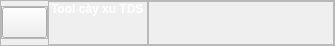
     <widget class="QFrame" name="frame">
      <property name="sizePolicy">
       <sizepolicy hsizetype="Preferred" vsizetype="Minimum">
        <horstretch>0</horstretch>
        <verstretch>0</verstretch>
       </sizepolicy>
      </property>
      <property name="minimumSize">
       <size>
        <width>41</width>
        <height>0</height>
       </size>
      </property>
      <property name="maximumSize">
       <size>
        <width>16777215</width>
        <height>25</height>
       </size>
      </property>
      <property name="styleSheet">
       <string notr="true">QFrame#frame{
background-color: rgb(170, 0, 255);
border-bottom: 2px solid #39add1;

}
</string>
      </property>
      <property name="frameShape">
       <enum>QFrame::StyledPanel</enum>
      </property>
      <property name="frameShadow">
       <enum>QFrame::Raised</enum>
      </property>
      <property name="lineWidth">
       <number>1</number>
      </property>
      <layout class="QHBoxLayout" name="horizontalLayout">
       <property name="spacing">
        <number>0</number>
       </property>
       <property name="leftMargin">
        <number>0</number>
       </property>
       <property name="topMargin">
        <number>0</number>
       </property>
       <property name="rightMargin">
        <number>0</number>
       </property>
       <property name="bottomMargin">
        <number>0</number>
       </property>
       <item>
        <widget class="QFrame" name="frame_3">
         <property name="maximumSize">
          <size>
           <width>50</width>
           <height>33</height>
          </size>
         </property>
         <property name="frameShape">
          <enum>QFrame::StyledPanel</enum>
         </property>
         <property name="frameShadow">
          <enum>QFrame::Raised</enum>
         </property>
         <layout class="QHBoxLayout" name="horizontalLayout_3">
          <property name="spacing">
           <number>0</number>
          </property>
          <property name="leftMargin">
           <number>0</number>
          </property>
          <property name="topMargin">
           <number>0</number>
          </property>
          <property name="rightMargin">
           <number>0</number>
          </property>
          <property name="bottomMargin">
           <number>0</number>
          </property>
          <item>
           <widget class="QPushButton" name="topLogo">
            <property name="minimumSize">
             <size>
              <width>45</width>
              <height>25</height>
             </size>
            </property>
            <property name="maximumSize">
             <size>
              <width>55</width>
              <height>33</height>
             </size>
            </property>
            <property name="styleSheet">
             <string notr="true"/>
            </property>
            <property name="text">
             <string/>
            </property>
            <property name="icon">
             <iconset resource="icons/img.qrc">
              <normaloff>:/img/logo_tds.png</normaloff>:/img/logo_tds.png</iconset>
            </property>
            <property name="iconSize">
             <size>
              <width>30</width>
              <height>30</height>
             </size>
            </property>
           </widget>
          </item>
         </layout>
        </widget>
       </item>
       <item>
        <widget class="QFrame" name="frame_4">
         <property name="minimumSize">
          <size>
           <width>100</width>
           <height>0</height>
          </size>
         </property>
         <property name="frameShape">
          <enum>QFrame::StyledPanel</enum>
         </property>
         <property name="frameShadow">
          <enum>QFrame::Raised</enum>
         </property>
         <layout class="QVBoxLayout" name="verticalLayout_2">
          <property name="spacing">
           <number>0</number>
          </property>
          <property name="leftMargin">
           <number>2</number>
          </property>
          <property name="topMargin">
           <number>0</number>
          </property>
          <property name="rightMargin">
           <number>0</number>
          </property>
          <property name="bottomMargin">
           <number>0</number>
          </property>
          <item>
           <widget class="QLabel" name="topTitleApp">
            <property name="maximumSize">
             <size>
              <width>350</width>
              <height>16777215</height>
             </size>
            </property>
            <property name="text">
             <string>&lt;html&gt;&lt;head/&gt;&lt;body&gt;&lt;p&gt;&lt;span style=&quot; font-weight:600; color:#ffffff;&quot;&gt;Tool cày xu TDS&lt;/span&gt;&lt;/p&gt;&lt;/body&gt;&lt;/html&gt;</string>
            </property>
           </widget>
          </item>
          <item>
           <widget class="QLabel" name="topVersionApp">
            <property name="maximumSize">
             <size>
              <width>100</width>
              <height>16777215</height>
             </size>
            </property>
            <property name="font">
             <font>
              <kerning>true</kerning>
             </font>
            </property>
            <property name="styleSheet">
             <string notr="true">
color: rgb(181, 189, 255)</string>
            </property>
            <property name="text">
             <string>&lt;html&gt;&lt;head/&gt;&lt;body&gt;&lt;p&gt;&lt;br/&gt;&lt;/p&gt;&lt;/body&gt;&lt;/html&gt;</string>
            </property>
           </widget>
          </item>
         </layout>
        </widget>
       </item>
       <item>
        <widget class="QFrame" name="frame_5">
         <property name="maximumSize">
          <size>
           <width>200</width>
           <height>16777215</height>
          </size>
         </property>
         <property name="frameShape">
          <enum>QFrame::StyledPanel</enum>
         </property>
         <property name="frameShadow">
          <enum>QFrame::Raised</enum>
         </property>
         <layout class="QHBoxLayout" name="horizontalLayout_2">
          <property name="spacing">
           <number>0</number>
          </property>
          <property name="leftMargin">
           <number>60</number>
          </property>
          <property name="topMargin">
           <number>0</number>
          </property>
          <property name="rightMargin">
           <number>0</number>
          </property>
          <property name="bottomMargin">
           <number>0</number>
          </property>
          <item alignment="Qt::AlignLeft">
           <widget class="QPushButton" name="btn_showC">
            <property name="minimumSize">
             <size>
              <width>31</width>
              <height>25</height>
             </size>
            </property>
            <property name="maximumSize">
             <size>
              <width>31</width>
              <height>25</height>
             </size>
            </property>
            <property name="styleSheet">
             <string notr="true">QPushButton#btn_showC:hover{
background-color: rgb(90, 106, 152);
border:none;
border-radius:3px;
}
QPushButton#btn_showC{
border:none;
border-radius:3px;
}</string>
            </property>
            <property name="text">
             <string/>
            </property>
            <property name="icon">
             <iconset resource="icons/img.qrc">
              <normaloff>:/img/cil-arrow-bottom.png</normaloff>:/img/cil-arrow-bottom.png</iconset>
            </property>
           </widget>
          </item>
          <item>
           <widget class="QPushButton" name="btn_mini">
            <property name="minimumSize">
             <size>
              <width>31</width>
              <height>25</height>
             </size>
            </property>
            <property name="maximumSize">
             <size>
              <width>31</width>
              <height>25</height>
             </size>
            </property>
            <property name="styleSheet">
             <string notr="true">QPushButton#btn_mini:hover{
background-color: rgb(90, 106, 152);
border:none;
border-radius:3px;
}
QPushButton#btn_mini{
border:none;
border-radius:3px;
}</string>
            </property>
            <property name="text">
             <string/>
            </property>
            <property name="icon">
             <iconset resource="icons/img.qrc">
              <normaloff>:/img/icon_minimize.png</normaloff>:/img/icon_minimize.png</iconset>
            </property>
           </widget>
          </item>
          <item>
           <widget class="QPushButton" name="btn_max">
            <property name="minimumSize">
             <size>
              <width>31</width>
              <height>25</height>
             </size>
            </property>
            <property name="maximumSize">
             <size>
              <width>31</width>
              <height>25</height>
             </size>
            </property>
            <property name="styleSheet">
             <string notr="true">QPushButton#btn_max:hover{
background-color: rgb(90, 106, 152);
border:none;
border-radius:3px;
}
QPushButton#btn_max{
border:none;
border-radius:3px;
}</string>
            </property>
            <property name="text">
             <string/>
            </property>
            <property name="icon">
             <iconset resource="icons/img.qrc">
              <normaloff>:/img/icon_maximize.png</normaloff>:/img/icon_maximize.png</iconset>
            </property>
           </widget>
          </item>
          <item>
           <widget class="QPushButton" name="btn_close">
            <property name="minimumSize">
             <size>
              <width>31</width>
              <height>25</height>
             </size>
            </property>
            <property name="maximumSize">
             <size>
              <width>31</width>
              <height>25</height>
             </size>
            </property>
            <property name="styleSheet">
             <string notr="true">QPushButton#btn_close:hover{
background-color:#ff79c6;
border:none;
border-radius:3px;
}
QPushButton#btn_close{
border:none;
border-radius:3px;
}</string>
            </property>
            <property name="text">
             <string/>
            </property>
            <property name="icon">
             <iconset resource="icons/img.qrc">
              <normaloff>:/img/icon_close.png</normaloff>:/img/icon_close.png</iconset>
            </property>
           </widget>
          </item>
         </layout>
        </widget>
       </item>
      </layout>
     </widget>
